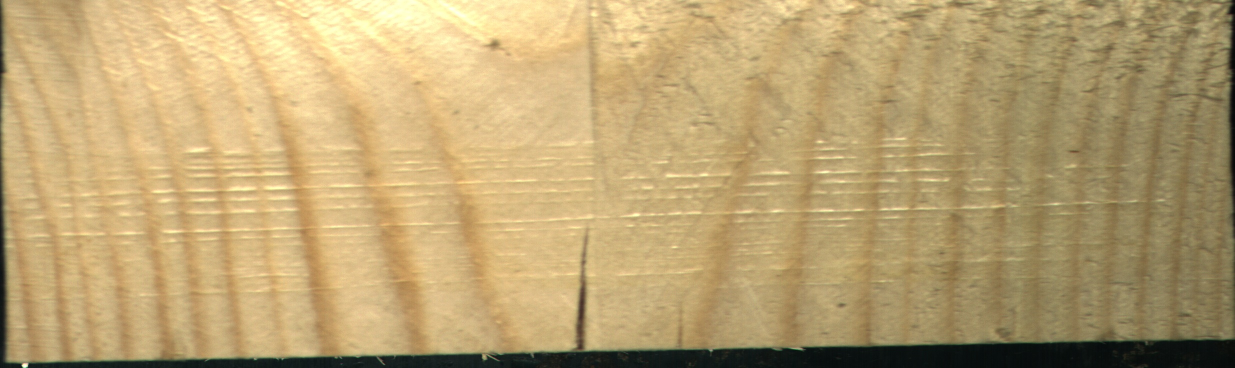
#> input picture wood_dataset/wood/test/defect/100500053.jpg, 2469 x 736 px, found by its file name (shown at 1/2 size); its folder holds only this picture in this run
$ python imgnorm.py
#> lines starting #> are read from the running program, lines starting #| are printed output that depends on the picture
import os
import cv2
import numpy as np
from tqdm import tqdm

# Dataset yolu
dataset_path = "wood_dataset/wood"  # Mevcut dataset yolu
output_dataset_path = "wood_dataset/processed_wood_dataset"  # Çıkış dizini

# İşlenecek dizinler
directories = ["ground_truth/defect", "test/defect", "test/good", "train/good"]

# Çıkış boyutu
TARGET_SIZE = (256, 256)

# Görüntü işleme fonksiyonu
def preprocess_image(image_path):
    # Görüntüyü yükle (RGB)
    img = cv2.imread(image_path, cv2.IMREAD_COLOR)
#> img is the input picture: shape (736, 2469, 3); mean B, G, R 113.8, 162.5, 186.4

    # Boyutlandırma (256x256)
    img_resized = cv2.resize(img, TARGET_SIZE)
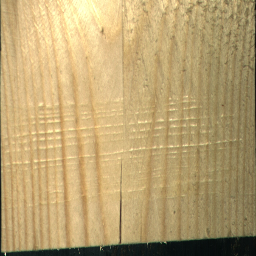
#> img_resized: shape (256, 256, 3); mean B, G, R 113.7, 162.4, 186.4

    # Normalizasyon (0-1 aralığı)
    img_normalized = img_resized.astype(np.float32) / 255.0
#> pass 3 of the loop `for directory in directories:`:
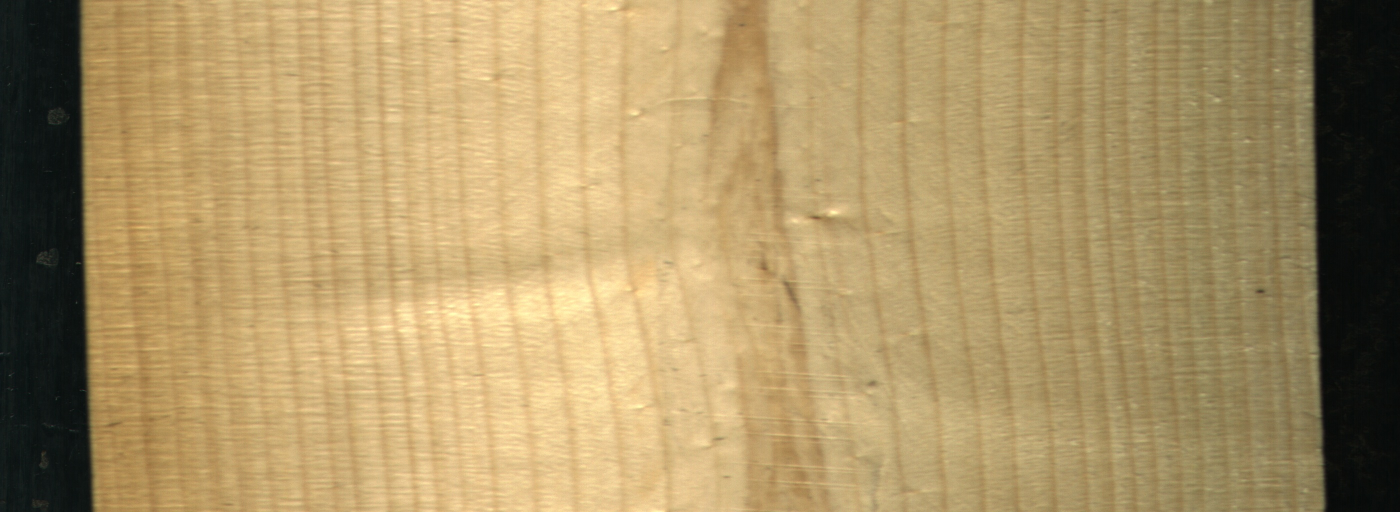
#> input picture wood_dataset/wood/test/good/100.jpg, 2800 x 1024 px (shown at 1/2 size)
#> in preprocess_image, img is the input picture: shape (1024, 2800, 3); mean B, G, R 102.3, 148.4, 172
#> in preprocess_image (call 3), `img_resized = cv2.resize(img, TARGET_SIZE)`:
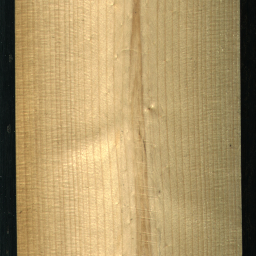
#> img_resized: shape (256, 256, 3); mean B, G, R 102.3, 148.3, 171.9
#> the loop made 4 passes; the first 3 are shown

    return img_normalized

# Dataseti işle
for directory in directories:
    dir_path = os.path.join(dataset_path, directory)  # Girdi dizini
    output_dir_path = os.path.join(output_dataset_path, directory)  # Çıkış dizini

    # Çıkış dizinini oluştur
    os.makedirs(output_dir_path, exist_ok=True)

    # Girdi dizini yoksa, devam etme
    if not os.path.exists(dir_path):
        continue

    for filename in tqdm(os.listdir(dir_path), desc=f"Processing {directory}"):
        file_path = os.path.join(dir_path, filename)  # Girdi dosyasının yolu
        output_file_path = os.path.join(output_dir_path, os.path.splitext(filename)[0] + ".jpg")  # Çıktı dosyasının yolu

        # Görüntü formatı kontrolü (jpg, png, jpeg)
        if filename.lower().endswith((".png", ".jpg", ".jpeg")):
            # Görüntüyü işle
            processed_img = preprocess_image(file_path)

            # İşlenmiş görüntüyü kaydet (Yeni dizine .jpg formatında)
            cv2.imwrite(output_file_path, (processed_img * 255).astype(np.uint8))

print(f"Tüm resimler başarıyla '{output_dataset_path}' dizinine işlendi ve kaydedildi.")
